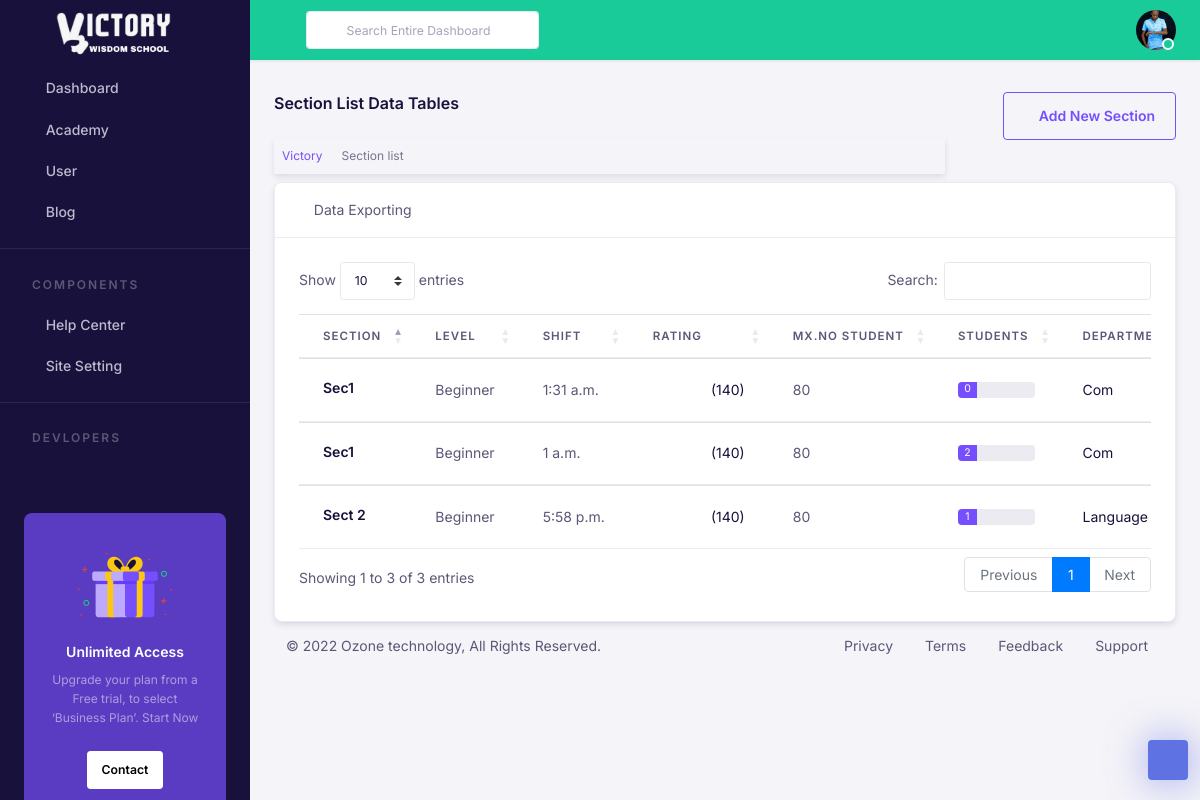
Screenshot of /academy/admin/section/list/ (signed in) with the database file from the repository.
### main/models.py (models this page shows, shortened)
class GeneralSetting(models.Model):
    site_name = models.CharField(max_length=200, help_text="Enter your website name below")
    site_description = models.TextField(help_text="The site title might be the name of your company or organization, or a brief description of the organization, or a combination of the two.")
    logo=models.ImageField(upload_to="main/images", help_text="Upload your website logo - 120 x 40 ")
    favicon = models.ImageField(upload_to="main/images", help_text="Upload your website favicon - Standard for most desktop browsers. 32×32")
    created = models.DateTimeField(auto_now_add=True)
    updated = models.DateTimeField(auto_now=True)

### accounts/models.py (models this page shows, shortened)
class User(AbstractUser):
    username_validator = UnicodeUsernameValidator()
    email_validator = EmailValidator()
    about = models.TextField(null=True, blank=True)
    bio = models.TextField(null=True, blank=True)
    birth_date = models.DateField(null=True)
    email = models.EmailField(unique=True, validators = [email_validator])
    username = models.CharField(
        max_length=191,
        validators = [username_validator],
        help_text="Required. 150 characters or fewer. Usernames may contain alphanumeric, _, @, +, . and - characters.",
        unique=True,null=True, blank=True
    )
    USERNAME_FIELD = "email"
    REQUIRED_FIELDS = ['username']
    GENDER_CHOICE = (
        ("male", "Male"),
        ("female", "Female"),
    )
    gender = models.CharField(choices=GENDER_CHOICE, max_length=10)
    def get_profile_image(self):
        image = self.userimage_set.order_by("-updated", "-created").filter(role = "profile_image")
        if image.exists():
            return image.first().image
        else:
            return None
    class Meta:
        verbose_name = "user"
        ordering = ["-date_joined"]

class UserImage(models.Model):
    user = models.ForeignKey(User, on_delete=models.CASCADE)
    image = models.ImageField(upload_to='user/images')
    created = models.DateTimeField(auto_now_add=True)
    updated = models.DateTimeField(auto_now=True)
    about = models.TextField(null=True, blank=True)
    ROLE_CHOICE = (
        ("profile_image", "Profile Image"),
        ("cover_image", "Cover Image"),
        ("gallery_image", "Gallery Image"),
    )
    role = models.CharField(choices=ROLE_CHOICE, default="gallery_image", max_length=15)
    class Meta:
        ordering = ["-updated", "-created"]

### academy/models.py (models this page shows, shortened)
class Section(models.Model):
    name = models.CharField(max_length=20)
    shift_time = models.TimeField()
    department = models.ForeignKey(Department,null=True, on_delete=models.CASCADE)
    subjects = models.ManyToManyField(Subject)
    reviews = models.ManyToManyField(Review, blank=True)
    created = models.DateTimeField(auto_now_add=True)
    maximum_number_of_students =models.PositiveSmallIntegerField(default=80, validators=[MaxValueValidator(100)])
    LEVEL_CHOICE = (
        ("beginner", "Beginner"),
        ("intermediate", "Intermediate"),
        ("advance", "Advance"),
    )
    level = models.CharField(choices=LEVEL_CHOICE, max_length=12)
    cover_image = models.ImageField(upload_to='academy/cover_image', default='academy/cover_image.jpg', null=True, blank=True)
    descriptions = models.TextField(null=True, blank=True)
    bio = models.TextField(null=True, blank=True)
    class Meta:
        verbose_name = "section"
        unique_together = ["department","name","shift_time"]
        ordering = ["name"]

class Department(models.Model):
    name = models.CharField(max_length=50)
    branch = models.ForeignKey(Branch,null=True, on_delete=models.CASCADE)
    cover_image = models.ImageField(upload_to='academy/cover_image', default='academy/cover_image.jpg', null=True, blank=True)
    bio = models.TextField(null=True, blank=True)
    descriptions = models.TextField(null=True, blank=True)
    reviews = models.ManyToManyField(Review, blank=True)
    created = models.DateTimeField(auto_now_add=True)
    class Meta:
        verbose_name = "department"
        unique_together = ["branch","name"]
        ordering = ["-created", "name"]

### main/decorators.py (the view)
  def wrapper_func(request, *args, **kwarg):
    if request.user.is_superuser:
      return views_func(request, *args, **kwarg)
    else:
      return redirect("home")

### academy/views.py (called while the page is built)
@admin_only
@login_required(login_url='login')
def section_list(request):
  sections = Section.objects.all()
  context = {"sections":sections}
  return render(request, "academy/admin/section_list.html", context)

### main/templatetags/myflatpage.py (called while the page is built)
@register.simple_tag(name="general_setting")
def general_setting():
    return GeneralSetting.objects.first()

### academy/templates/academy/admin/section_list.html (shortened to what this page needs)
{% extends 'base/admin/base.html' %}
{% load static %}
{% block admin_style %}
 <link href="{% static 'assets/plugins/bootstrap-datatable/css/dataTables.bootstrap4.min.css' %}" rel="stylesheet" type="text/css">
 <link href="{% static 'assets/plugins/bootstrap-datatable/css/buttons.bootstrap4.min.css' %}" rel="stylesheet" type="text/css">
 <link href="{% static 'assets/css/form-control.css' %}" rel="stylesheet">
 <link href="{% static 'assets/css/table.css' %}" rel="stylesheet">
{% endblock admin_style %}
{% block admin_content %}
     <div class="row pt-2 pb-2">
        <div class="col-sm-9">
		    <h4 class="page-title pt3 pb-3 ">Section List Data Tables</h4>
		    <ol class="breadcrumb shadow bg-light p-2">
                <li class="breadcrumb-item"><a href="javaScript:void();">Victory</a></li>
                <li class="breadcrumb-item active" aria-current="page">Section list</li>
            </ol>
	   </div>
	   <div class="col-sm-3">
            <div class="btn-group float-sm-right">
                <a href="{% url 'create_subject' %}" type="button" class="btn btn-outline-primary waves-effect waves-light">
                    <i class="fa fa-plus-square" aria-hidden="true"></i> Add New Section
                </a>
            </div>
        </div>
     </div>
        <div class="row">
            <div class="col-lg-12">
            <div class="card shadow border border-light-3">
                <div class="card-header    ">
                    <i class="fa fa-table"></i> Data Exporting
                </div>
                <div class="card-body ">
                    {% include 'academy/components/section_table.html' %}
                </div>
              </div>
            </div>
          </div>
 {% endblock admin_content %}

### templates/base/admin/sidebar2.html (shortened to what this page needs)
{% load static %}
{% load myflatpage %}
{% general_setting as generalSetting %}
  <nav class="navbar-vertical navbar navbar-dark bg-dark">
    <div class="vh-100" data-simplebar>
        <div class="row w-100">
            <a class="mx-auto h-100 d-flex justify-content-center" href="{% url 'home' %}">
                <img src="{{generalSetting.logo.url}}" class="dashboard-logo-icon mx-auto"  alt="" />
            </a>
        </div>
        <ul class="navbar-nav flex-column" id="sideNavbar">
            <li class="nav-item">
                <a class="nav-link   collapsed " href="#" data-bs-toggle="collapse"
                    data-bs-target="#navDashboard" aria-expanded="false" aria-controls="navDashboard">
                    <i class="nav-icon fe fe-home me-2"></i> Dashboard
                </a>
            </li>
            <li class="nav-item">
                <a class="nav-link  collapsed " href="#" data-bs-toggle="collapse" data-bs-target="#navAcademy"
                    aria-expanded="false" aria-controls="navAcademy">
                    <i class="nav-icon fe fe-book me-2"></i> Academy
                </a>
            </li>
            <li class="nav-item">
                <a class="nav-link   collapsed " href="#" data-bs-toggle="collapse" data-bs-target="#navProfile"
                    aria-expanded="false" aria-controls="navProfile">
                    <i class="nav-icon fe fe-user me-2"></i> User
                </a>
            </li>
            <li class="nav-item ">
                <a class="nav-link   " href="#" data-bs-toggle="collapse" data-bs-target="#navCMS"
                    aria-expanded="false" aria-controls="navCMS">
                    <i class="nav-icon fe fe-book-open me-2"></i> Blog
                </a>
            </li>
            <li class="nav-item">
                <div class="nav-divider"></div>
            </li>
            <li class="nav-item">
                <div class="navbar-heading">Components</div>
            </li>
            <li class="nav-item">
                <a class="nav-link " href="{% url 'contact_list' %}">
                    <i class="nav-icon fe fe-help-circle me-2"></i> Help Center
                </a>
            </li>
            <li class="nav-item">
                <a class="nav-link  collapsed " href="#" data-bs-toggle="collapse"
                    data-bs-target="#navSiteSetting" aria-expanded="false" aria-controls="navSiteSetting">
                    <i class="nav-icon fe fe-settings me-2"></i> Site Setting
                </a>
            </li>
            <li class="nav-item">
                <div class="nav-divider"></div>
            </li>
            <li class="nav-item">
                <div class="navbar-heading">Devlopers</div>
            </li>
        </ul>
        <div class="card bg-dark-primary shadow-none text-center mx-4 my-8">
            <div class="card-body py-6">
                <img src="{% static 'assets/images/background/giftbox.png' %}" alt="" />
                <div class="mt-4">
                    <h5 class="text-white">Unlimited Access</h5>
                    <p class="text-white-50 fs-6">
                        Upgrade your plan from a Free trial, to select ‘Business Plan’. Start Now
                    </p>
                    <a href="mail:ozonetechnologydev@gmail.com" class="btn btn-white btn-sm mt-2">Contact</a>
                </div>
            </div>
        </div>
    </div>
</nav>

### templates/base/admin/navbar2.html (shortened to what this page needs)
{% load static %}
{% load myflatpage %}
<div class="header">
    <nav class="navbar-default navbar navbar-expand-lg bg-success">
        <a id="nav-toggle" role="button">
            <i class="fe fe-menu text-light"></i>
        </a>
        <div class="ms-lg-3 d-none d-md-none d-lg-block">
            <form class="d-flex align-items-center">
                <span class="position-absolute ps-3 search-icon">
                    <i class="fe fe-search"></i>
                </span>
                <input type="search" class="form-control form-control-sm ps-6"
                    placeholder="Search Entire Dashboard" />
            </form>
        </div>
        <ul class="navbar-nav navbar-right-wrap ms-auto d-flex nav-top-wrap">
            {% if request.user.is_authenticated  %}
            <li class="dropdown ms-2">
              <a class="rounded-circle" href="#" role="button" data-bs-toggle="dropdown" aria-expanded="false">
                <div class="avatar avatar-md avatar-indicators avatar-online">
                  <img alt="avatar" src="{{request.user.get_profile_image.url}}" class="rounded-circle">
                </div>
              </a>
            </li>
          {% else %}
          <div class="ms-auto mt-lg-0">
            <a href="{% url 'login' %}" class="btn btn-sm btn-outline-dark btn-sm ms-3">Sign in</a>
            <a href="{% url 'register' %}" class="btn btn-sm btn-dark btn-sm ms-1">Sign up</a>
          </div>
          {% endif %}
        </ul>
    </nav>
</div>

### academy/templates/academy/components/section_table.html (shortened to what this page needs)
<div class="table-responsive">
    <table id="data-table-example" class="table align-items-center table-flush     default-datatable">
        <thead>
            <tr>
                <th>Section</th>
                <th>Level</th>
                <th>Shift</th>
                <th>Rating</th>
                <th>Mx.No Student</th>
                <th>Students</th>
                <th>Department</th>
            </tr>
        </thead>
        <tbody>
            {% for section in sections %}
                <tr id="delete_section_column_id_{{section.id}}">
                    <td>
                        <h4 class="mb-1 h5">
                            <a href="{% url 'section_details' section.id %}" class="text-inherit">
                                {{section.name|title}}
                            </a>
                        </h4>
                    </td>
                    <td>
                        {{section.level|title}}
                    </td>
                    <td>
                        {{section.shift_time}}
                    </td>
                    <td>
                        <div class="">
                            <i class="zmdi zmdi-star me-n1 text-warning"></i>
                            <i class="zmdi zmdi-star me-n1 text-warning"></i>
                            <i class="zmdi zmdi-star me-n1 text-warning"></i>
                            <i class="zmdi zmdi-star me-n1 text-warning"></i>
                            <i class="zmdi zmdi-star me-n1-half text-warning"></i>
                            <span class="text-inherit">(140)</span>
                        </div>
                    </td>
                    <td>
                        {{section.maximum_number_of_students}}
                    </td>
                    <td>
                        <span class="progress w-100">
                                <span class="progress-bar"
                                role="progressbar"
                                style="width: 25%;"
                                aria-valuenow="{{section.student_set.count}}"
                                aria-valuemin="0"
                                aria-valuemax="{{section.maximum_number_of_students}}"
                            >{{section.student_set.count}}
                            </span>
                        </span>
                    </td>
                    <td>
                        {% if section.department %}
                            <a href="{% url 'department_details'  section.department.id %}" class="text-inherit">
                                {{section.department.name|title}}
                            </a>
                        {% endif %}
                    </td>
                </tr>
            {% endfor %}
        </tbody>
    </table>
</div>

### static/assets/css/form-control.css (style rules this page uses)
.form-control { -webkit-appearance: none; -moz-appearance: none; appearance: none; background-clip: padding-box; background-color: #fff; border: 1px solid #e8e7ed; border-radius: 0.25rem; color: #18113c; display: block; font-size: 0.875rem; font-weight: 400; line-height: 1.6; padding: .375rem .75rem; transition: border-color 0.15s ease-in-out, box-shadow 0.15s ease-in-out; width: 100%; }
.form-control::placeholder { color: #a8a3b9; opacity: 1; }
.form-control-sm { border-radius: 0.2rem; font-size: 0.765625rem; min-height: calc(1.6em + 1rem + 2px); padding: 0.5rem 0.875rem; }

### static/assets/css/table.css (style rules this page uses)
.card .table { margin-bottom:0px; }
.card .table td, .card .table th { padding-right: 1.5rem; padding-left: 1.5rem; }
.table.align-items-center td, .table.align-items-center th { vertical-align: middle; }
.table thead th { font-size: .72rem; padding-top: .75rem; padding-bottom: .75rem; letter-spacing: 1px; text-transform: uppercase; border-bottom: 1px solid #e9ecef; }
.table-flush td, .table-flush th { border-right: 0; border-left: 0; }
.table td, .table th { white-space: nowrap; }
.table th { font-weight: 600; }
.table-responsive { white-space:nowrap; }

### static/assets/css/my_style.css (style rules this page uses)
.dashboard-logo-icon { margin-right: 5px; width: 135px; }

### rows the page displays
GeneralSetting: logo (picture)
User: user.get_profile_image (picture)
Section: name "Sect 2", level "Beginner", shift_time "5:58 p.m.", maximum_number_of_students "80", student_set.count "1", department.name "Language"
Section: name "Sec1", level "Beginner", shift_time "1:31 a.m.", maximum_number_of_students "80", student_set.count "0", department.name "Com"
Section: name "Sec1", level "Beginner", shift_time "1 a.m.", maximum_number_of_students "80", student_set.count "2", department.name "Com"
